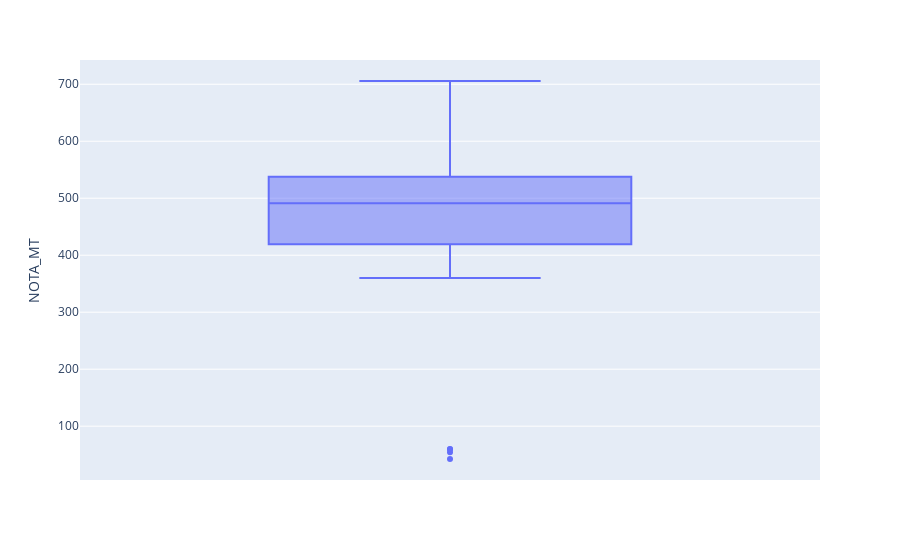

The notebook cell this image was saved under:
### Code cell
grafico = px.box(notas_colegiox, y="NOTA_MT")
grafico.show()

### Figure 1 — Plotly figure (JSON) as saved in the notebook; plotly's stock layout.template omitted (floating-point values rounded to 4 significant figures)
{"data": [{"alignmentgroup": "True", "hovertemplate": "NOTA_MT=%{y}<extra></extra>", "legendgroup": "", "marker": {"color": "#636efa"}, "name": "", "notched": false, "offsetgroup": "", "orientation": "v", "showlegend": false, "type": "box", "x0": " ", "xaxis": "x", "y": [537.1, 451.9, 506.4, 59.5, 510.6, 420.6, 508.2, 537.9, 500.3, 42.4, 54.2, 537.5, 705.3, 518.4, 480.8, 414.6, 479.9, 480.9, 555.1, 599.5, 469.2, 544.9, 705.7, 409.7, 497.1, 491.2, 60, 606.1, 402.9, 588.8, 439.3, 377.2, 409.1, 442.6, 489.5, 502.1, 559.5, 562.9, 360.2, 448.7, 513.9], "y0": " ", "yaxis": "y"}], "layout": {"boxmode": "group", "legend": {"tracegroupgap": 0}, "margin": {"t": 60}, "xaxis": {"anchor": "y", "domain": [0, 1]}, "yaxis": {"anchor": "x", "domain": [0, 1], "title": {"text": "NOTA_MT"}}}}
